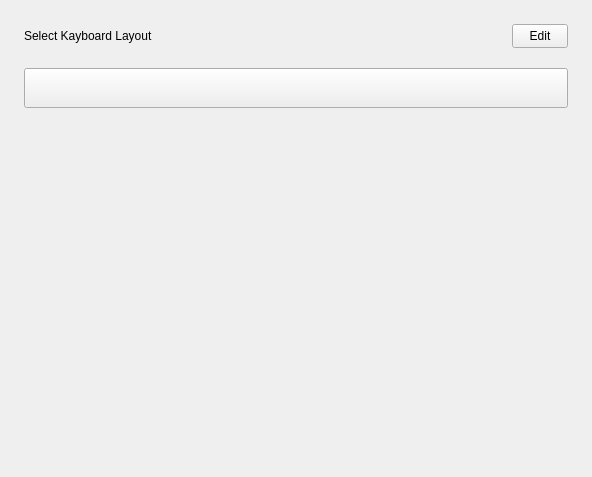
<?xml version="1.0" encoding="UTF-8"?>
<ui version="4.0">
 <class>LayoutPage</class>
 <widget class="QWidget" name="LayoutPage">
  <property name="geometry">
   <rect>
    <x>0</x>
    <y>0</y>
    <width>592</width>
    <height>477</height>
   </rect>
  </property>
  <property name="windowTitle">
   <string>Form</string>
  </property>
  <layout class="QVBoxLayout" name="verticalLayout">
   <property name="spacing">
    <number>0</number>
   </property>
   <property name="leftMargin">
    <number>0</number>
   </property>
   <property name="topMargin">
    <number>0</number>
   </property>
   <property name="rightMargin">
    <number>0</number>
   </property>
   <property name="bottomMargin">
    <number>0</number>
   </property>
   <item>
    <widget class="QStackedWidget" name="stackedWidget">
     <property name="currentIndex">
      <number>0</number>
     </property>
     <widget class="QWidget" name="page_layoutList">
      <layout class="QVBoxLayout" name="verticalLayout_3">
       <property name="spacing">
        <number>10</number>
       </property>
       <property name="leftMargin">
        <number>24</number>
       </property>
       <property name="topMargin">
        <number>24</number>
       </property>
       <property name="rightMargin">
        <number>24</number>
       </property>
       <property name="bottomMargin">
        <number>40</number>
       </property>
       <item>
        <layout class="QVBoxLayout" name="verticalLayout_2">
         <property name="spacing">
          <number>5</number>
         </property>
         <item>
          <layout class="QHBoxLayout" name="horizontalLayout">
           <property name="spacing">
            <number>0</number>
           </property>
           <item>
            <widget class="QLabel" name="label">
             <property name="text">
              <string>Select Kayboard Layout</string>
             </property>
            </widget>
           </item>
           <item>
            <spacer name="horizontalSpacer">
             <property name="orientation">
              <enum>Qt::Horizontal</enum>
             </property>
             <property name="sizeHint" stdset="0">
              <size>
               <width>40</width>
               <height>20</height>
              </size>
             </property>
            </spacer>
           </item>
           <item>
            <widget class="QToolButton" name="btn_edit">
             <property name="sizePolicy">
              <sizepolicy hsizetype="Fixed" vsizetype="Fixed">
               <horstretch>0</horstretch>
               <verstretch>0</verstretch>
              </sizepolicy>
             </property>
             <property name="minimumSize">
              <size>
               <width>56</width>
               <height>24</height>
              </size>
             </property>
             <property name="maximumSize">
              <size>
               <width>56</width>
               <height>24</height>
              </size>
             </property>
             <property name="text">
              <string>Edit</string>
             </property>
            </widget>
           </item>
          </layout>
         </item>
        </layout>
       </item>
       <item>
        <widget class="QWidget" name="layout_selector" native="true"/>
       </item>
       <item>
        <widget class="QToolButton" name="btn_add">
         <property name="sizePolicy">
          <sizepolicy hsizetype="Preferred" vsizetype="Fixed">
           <horstretch>0</horstretch>
           <verstretch>0</verstretch>
          </sizepolicy>
         </property>
         <property name="minimumSize">
          <size>
           <width>0</width>
           <height>40</height>
          </size>
         </property>
         <property name="maximumSize">
          <size>
           <width>16777215</width>
           <height>40</height>
          </size>
         </property>
         <property name="text">
          <string/>
         </property>
        </widget>
       </item>
       <item>
        <spacer name="verticalSpacer">
         <property name="orientation">
          <enum>Qt::Vertical</enum>
         </property>
         <property name="sizeHint" stdset="0">
          <size>
           <width>20</width>
           <height>247</height>
          </size>
         </property>
        </spacer>
       </item>
      </layout>
     </widget>
     <widget class="QWidget" name="page_layoutAddition">
      <layout class="QVBoxLayout" name="verticalLayout_5">
       <property name="spacing">
        <number>10</number>
       </property>
       <property name="leftMargin">
        <number>24</number>
       </property>
       <property name="topMargin">
        <number>24</number>
       </property>
       <property name="rightMargin">
        <number>24</number>
       </property>
       <property name="bottomMargin">
        <number>40</number>
       </property>
       <item>
        <widget class="QWidget" name="widget_search" native="true">
         <property name="sizePolicy">
          <sizepolicy hsizetype="Preferred" vsizetype="Preferred">
           <horstretch>0</horstretch>
           <verstretch>0</verstretch>
          </sizepolicy>
         </property>
         <layout class="QVBoxLayout" name="verticalLayout_4">
          <property name="spacing">
           <number>10</number>
          </property>
          <property name="leftMargin">
           <number>0</number>
          </property>
          <property name="topMargin">
           <number>0</number>
          </property>
          <property name="rightMargin">
           <number>0</number>
          </property>
          <property name="bottomMargin">
           <number>0</number>
          </property>
          <item>
           <widget class="QLabel" name="label_2">
            <property name="sizePolicy">
             <sizepolicy hsizetype="Preferred" vsizetype="Minimum">
              <horstretch>0</horstretch>
              <verstretch>0</verstretch>
             </sizepolicy>
            </property>
            <property name="text">
             <string>Add Layout</string>
            </property>
           </widget>
          </item>
          <item>
           <widget class="LayoutList" name="widget_layout_list" native="true">
            <property name="sizePolicy">
             <sizepolicy hsizetype="Preferred" vsizetype="Preferred">
              <horstretch>0</horstretch>
              <verstretch>0</verstretch>
             </sizepolicy>
            </property>
            <property name="styleSheet">
             <string notr="true"/>
            </property>
           </widget>
          </item>
          <item>
           <spacer name="verticalSpacer_2">
            <property name="orientation">
             <enum>Qt::Vertical</enum>
            </property>
            <property name="sizeHint" stdset="0">
             <size>
              <width>20</width>
              <height>290</height>
             </size>
            </property>
           </spacer>
          </item>
         </layout>
        </widget>
       </item>
       <item>
        <widget class="QWidget" name="widget_btn" native="true">
         <property name="sizePolicy">
          <sizepolicy hsizetype="Preferred" vsizetype="Minimum">
           <horstretch>0</horstretch>
           <verstretch>0</verstretch>
          </sizepolicy>
         </property>
         <layout class="QHBoxLayout" name="horizontalLayout_2">
          <property name="spacing">
           <number>40</number>
          </property>
          <property name="leftMargin">
           <number>0</number>
          </property>
          <property name="topMargin">
           <number>0</number>
          </property>
          <property name="rightMargin">
           <number>0</number>
          </property>
          <property name="bottomMargin">
           <number>0</number>
          </property>
          <item>
           <spacer name="horizontalSpacer_3">
            <property name="orientation">
             <enum>Qt::Horizontal</enum>
            </property>
            <property name="sizeHint" stdset="0">
             <size>
              <width>40</width>
              <height>20</height>
             </size>
            </property>
           </spacer>
          </item>
          <item>
           <widget class="QPushButton" name="btn_page_add">
            <property name="sizePolicy">
             <sizepolicy hsizetype="Fixed" vsizetype="Fixed">
              <horstretch>0</horstretch>
              <verstretch>0</verstretch>
             </sizepolicy>
            </property>
            <property name="minimumSize">
             <size>
              <width>192</width>
              <height>60</height>
             </size>
            </property>
            <property name="maximumSize">
             <size>
              <width>192</width>
              <height>60</height>
             </size>
            </property>
            <property name="text">
             <string>Addition</string>
            </property>
           </widget>
          </item>
          <item>
           <spacer name="horizontalSpacer_2">
            <property name="orientation">
             <enum>Qt::Horizontal</enum>
            </property>
            <property name="sizeHint" stdset="0">
             <size>
              <width>40</width>
              <height>20</height>
             </size>
            </property>
           </spacer>
          </item>
          <item>
           <widget class="QPushButton" name="btn_return">
            <property name="sizePolicy">
             <sizepolicy hsizetype="Fixed" vsizetype="Fixed">
              <horstretch>0</horstretch>
              <verstretch>0</verstretch>
             </sizepolicy>
            </property>
            <property name="minimumSize">
             <size>
              <width>192</width>
              <height>60</height>
             </size>
            </property>
            <property name="maximumSize">
             <size>
              <width>192</width>
              <height>60</height>
             </size>
            </property>
            <property name="text">
             <string>Return</string>
            </property>
           </widget>
          </item>
          <item>
           <spacer name="horizontalSpacer_4">
            <property name="orientation">
             <enum>Qt::Horizontal</enum>
            </property>
            <property name="sizeHint" stdset="0">
             <size>
              <width>40</width>
              <height>20</height>
             </size>
            </property>
           </spacer>
          </item>
         </layout>
        </widget>
       </item>
      </layout>
     </widget>
    </widget>
   </item>
  </layout>
 </widget>
 <customwidgets>
  <customwidget>
   <class>LayoutList</class>
   <extends>QWidget</extends>
   <header>widgets/layout-list.h</header>
   <container>1</container>
  </customwidget>
 </customwidgets>
 <resources/>
 <connections/>
</ui>
